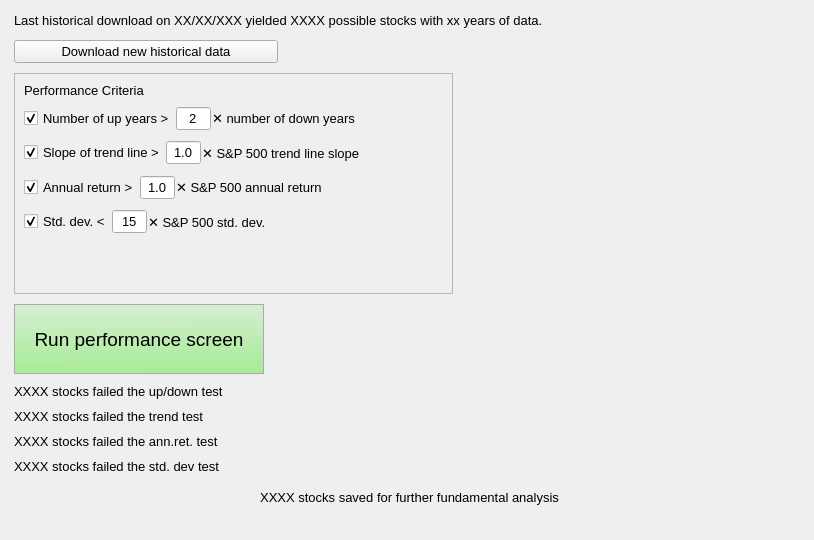
       <widget class="QWidget" name="perfTab">
        <property name="styleSheet">
         <string notr="true">#perfTab {
	background-color: rgb(194, 242, 244);
}
QTabBar::tab {
  background-color: rgb(194, 242, 244);
}</string>
        </property>
        <attribute name="title">
         <string>Performance Screen</string>
        </attribute>
        <widget class="QWidget" name="verticalLayoutWidget_4">
         <property name="geometry">
          <rect>
           <x>14</x>
           <y>10</y>
           <width>791</width>
           <height>521</height>
          </rect>
         </property>
         <layout class="QVBoxLayout" name="verticalLayout_4" stretch="1,1,25,1,1,1,1,1,3,7">
          <property name="spacing">
           <number>10</number>
          </property>
          <item>
           <layout class="QHBoxLayout" name="horizontalLayout1" stretch="0,0">
            <item>
             <widget class="QLabel" name="perfHistLabel">
              <property name="font">
               <font>
                <family>Arial</family>
                <pointsize>10</pointsize>
                <weight>50</weight>
                <italic>false</italic>
                <bold>false</bold>
               </font>
              </property>
              <property name="text">
               <string>Last historical download on XX/XX/XXX yielded XXXX possible stocks with xx years of data.</string>
              </property>
             </widget>
            </item>
            <item>
             <spacer name="horizontalSpacer_8">
              <property name="orientation">
               <enum>Qt::Horizontal</enum>
              </property>
              <property name="sizeHint" stdset="0">
               <size>
                <width>40</width>
                <height>20</height>
               </size>
              </property>
             </spacer>
            </item>
           </layout>
          </item>
          <item>
           <layout class="QHBoxLayout" name="horizontalLayout_2" stretch="6,12">
            <item>
             <widget class="QPushButton" name="downloadNewHist">
              <property name="enabled">
               <bool>true</bool>
              </property>
              <property name="maximumSize">
               <size>
                <width>16777215</width>
                <height>16777215</height>
               </size>
              </property>
              <property name="font">
               <font>
                <family>Arial</family>
                <pointsize>10</pointsize>
                <weight>50</weight>
                <italic>false</italic>
                <bold>false</bold>
               </font>
              </property>
              <property name="styleSheet">
               <string notr="true"/>
              </property>
              <property name="text">
               <string>Download new historical data</string>
              </property>
             </widget>
            </item>
            <item>
             <spacer name="horizontalSpacer">
              <property name="orientation">
               <enum>Qt::Horizontal</enum>
              </property>
              <property name="sizeHint" stdset="0">
               <size>
                <width>40</width>
                <height>20</height>
               </size>
              </property>
             </spacer>
            </item>
           </layout>
          </item>
          <item>
           <layout class="QHBoxLayout" name="horizontalLayout_16" stretch="5,4">
            <item>
             <widget class="QFrame" name="frame">
              <property name="styleSheet">
               <string notr="true"/>
              </property>
              <property name="frameShape">
               <enum>QFrame::StyledPanel</enum>
              </property>
              <property name="frameShadow">
               <enum>QFrame::Raised</enum>
              </property>
              <widget class="QWidget" name="verticalLayoutWidget_3">
               <property name="geometry">
                <rect>
                 <x>10</x>
                 <y>10</y>
                 <width>401</width>
                 <height>153</height>
                </rect>
               </property>
               <layout class="QVBoxLayout" name="verticalLayout_3">
                <item>
                 <widget class="QLabel" name="label_3">
                  <property name="minimumSize">
                   <size>
                    <width>0</width>
                    <height>0</height>
                   </size>
                  </property>
                  <property name="maximumSize">
                   <size>
                    <width>16777215</width>
                    <height>15</height>
                   </size>
                  </property>
                  <property name="font">
                   <font>
                    <family>Arial</family>
                    <pointsize>10</pointsize>
                    <weight>50</weight>
                    <italic>false</italic>
                    <bold>false</bold>
                   </font>
                  </property>
                  <property name="styleSheet">
                   <string notr="true"/>
                  </property>
                  <property name="text">
                   <string>Performance Criteria</string>
                  </property>
                 </widget>
                </item>
                <item>
                 <layout class="QHBoxLayout" name="horizontalLayout_10">
                  <property name="spacing">
                   <number>1</number>
                  </property>
                  <item>
                   <widget class="QCheckBox" name="upDown_checkbox">
                    <property name="font">
                     <font>
                      <family>Arial</family>
                      <pointsize>10</pointsize>
                      <weight>50</weight>
                      <italic>false</italic>
                      <bold>false</bold>
                     </font>
                    </property>
                    <property name="styleSheet">
                     <string notr="true"/>
                    </property>
                    <property name="text">
                     <string>Number of up years &gt;</string>
                    </property>
                    <property name="checked">
                     <bool>true</bool>
                    </property>
                   </widget>
                  </item>
                  <item>
                   <widget class="QLineEdit" name="updown_lineEdit">
                    <property name="maximumSize">
                     <size>
                      <width>35</width>
                      <height>16777215</height>
                     </size>
                    </property>
                    <property name="font">
                     <font>
                      <family>Arial</family>
                      <pointsize>10</pointsize>
                     </font>
                    </property>
                    <property name="styleSheet">
                     <string notr="true"/>
                    </property>
                    <property name="text">
                     <string>2</string>
                    </property>
                    <property name="alignment">
                     <set>Qt::AlignCenter</set>
                    </property>
                   </widget>
                  </item>
                  <item>
                   <widget class="QLabel" name="label_2">
                    <property name="font">
                     <font>
                      <family>Arial</family>
                      <pointsize>10</pointsize>
                     </font>
                    </property>
                    <property name="styleSheet">
                     <string notr="true"/>
                    </property>
                    <property name="text">
                     <string>✕ number of down years</string>
                    </property>
                   </widget>
                  </item>
                  <item>
                   <spacer name="horizontalSpacer_7">
                    <property name="orientation">
                     <enum>Qt::Horizontal</enum>
                    </property>
                    <property name="sizeHint" stdset="0">
                     <size>
                      <width>40</width>
                      <height>20</height>
                     </size>
                    </property>
                   </spacer>
                  </item>
                 </layout>
                </item>
                <item>
                 <layout class="QHBoxLayout" name="horizontalLayout_3">
                  <property name="spacing">
                   <number>1</number>
                  </property>
                  <property name="leftMargin">
                   <number>0</number>
                  </property>
                  <item>
                   <widget class="QCheckBox" name="trend_checkBox">
                    <property name="maximumSize">
                     <size>
                      <width>16777215</width>
                      <height>16777215</height>
                     </size>
                    </property>
                    <property name="font">
                     <font>
                      <family>Arial</family>
                      <pointsize>10</pointsize>
                     </font>
                    </property>
                    <property name="styleSheet">
                     <string notr="true"/>
                    </property>
                    <property name="text">
                     <string>Slope of trend line &gt;</string>
                    </property>
                    <property name="checked">
                     <bool>true</bool>
                    </property>
                   </widget>
                  </item>
                  <item>
                   <widget class="QLineEdit" name="trend_lineEdit">
                    <property name="maximumSize">
                     <size>
                      <width>35</width>
                      <height>16777215</height>
                     </size>
                    </property>
                    <property name="font">
                     <font>
                      <family>Arial</family>
                      <pointsize>10</pointsize>
                     </font>
                    </property>
                    <property name="styleSheet">
                     <string notr="true"/>
                    </property>
                    <property name="text">
                     <string>1.0</string>
                    </property>
                    <property name="alignment">
                     <set>Qt::AlignCenter</set>
                    </property>
                   </widget>
                  </item>
                  <item>
                   <widget class="QLabel" name="label_6">
                    <property name="font">
                     <font>
                      <family>Arial</family>
                      <pointsize>10</pointsize>
                      <weight>50</weight>
                      <italic>false</italic>
                      <bold>false</bold>
                     </font>
                    </property>
                    <property name="styleSheet">
                     <string notr="true"/>
                    </property>
                    <property name="text">
                     <string>✕ S&amp;P 500 trend line slope</string>
                    </property>
                   </widget>
                  </item>
                  <item>
                   <spacer name="horizontalSpacer_2">
                    <property name="orientation">
                     <enum>Qt::Horizontal</enum>
                    </property>
                    <property name="sizeHint" stdset="0">
                     <size>
                      <width>40</width>
                      <height>20</height>
                     </size>
                    </property>
                   </spacer>
                  </item>
                 </layout>
                </item>
                <item>
                 <layout class="QHBoxLayout" name="horizontalLayout_4">
                  <property name="spacing">
                   <number>1</number>
                  </property>
                  <item>
                   <widget class="QCheckBox" name="annRet_checkBox">
                    <property name="font">
                     <font>
                      <family>Arial</family>
                      <pointsize>10</pointsize>
                     </font>
                    </property>
                    <property name="styleSheet">
                     <string notr="true"/>
                    </property>
                    <property name="text">
                     <string>Annual return &gt;</string>
                    </property>
                    <property name="checked">
                     <bool>true</bool>
                    </property>
                   </widget>
                  </item>
                  <item>
                   <widget class="QLineEdit" name="annRet_lineEdit">
                    <property name="maximumSize">
                     <size>
                      <width>35</width>
                      <height>16777215</height>
                     </size>
                    </property>
                    <property name="font">
                     <font>
                      <family>Arial</family>
                      <pointsize>10</pointsize>
                     </font>
                    </property>
                    <property name="styleSheet">
                     <string notr="true"/>
                    </property>
                    <property name="text">
                     <string>1.0</string>
                    </property>
                    <property name="alignment">
                     <set>Qt::AlignCenter</set>
                    </property>
                   </widget>
                  </item>
                  <item>
                   <widget class="QLabel" name="label_8">
                    <property name="font">
                     <font>
                      <family>Arial</family>
                      <pointsize>10</pointsize>
                     </font>
                    </property>
                    <property name="styleSheet">
                     <string notr="true"/>
                    </property>
                    <property name="text">
                     <string>✕ S&amp;P 500 annual return</string>
                    </property>
                   </widget>
                  </item>
                  <item>
                   <spacer name="horizontalSpacer_3">
                    <property name="orientation">
                     <enum>Qt::Horizontal</enum>
                    </property>
                    <property name="sizeHint" stdset="0">
                     <size>
                      <width>40</width>
                      <height>20</height>
                     </size>
                    </property>
                   </spacer>
                  </item>
                 </layout>
                </item>
                <item>
                 <layout class="QHBoxLayout" name="horizontalLayout">
                  <property name="spacing">
                   <number>1</number>
                  </property>
                  <item>
                   <widget class="QCheckBox" name="stddev_checkBox">
                    <property name="font">
                     <font>
                      <family>Arial</family>
                      <pointsize>10</pointsize>
                     </font>
                    </property>
                    <property name="styleSheet">
                     <string notr="true"/>
                    </property>
                    <property name="text">
                     <string>Std. dev. &lt;</string>
                    </property>
                    <property name="checked">
                     <bool>true</bool>
                    </property>
                   </widget>
                  </item>
                  <item>
                   <widget class="QLineEdit" name="stddev_lineEdit">
                    <property name="maximumSize">
                     <size>
                      <width>35</width>
                      <height>16777215</height>
                     </size>
                    </property>
                    <property name="font">
                     <font>
                      <family>Arial</family>
                      <pointsize>10</pointsize>
                     </font>
                    </property>
                    <property name="styleSheet">
                     <string notr="true"/>
                    </property>
                    <property name="text">
                     <string>15</string>
                    </property>
                    <property name="alignment">
                     <set>Qt::AlignCenter</set>
                    </property>
                   </widget>
                  </item>
                  <item>
                   <widget class="QLabel" name="label">
                    <property name="font">
                     <font>
                      <family>Arial</family>
                      <pointsize>10</pointsize>
                     </font>
                    </property>
                    <property name="styleSheet">
                     <string notr="true"/>
                    </property>
                    <property name="text">
                     <string>✕ S&amp;P 500 std. dev.</string>
                    </property>
                   </widget>
                  </item>
                  <item>
                   <spacer name="horizontalSpacer_9">
                    <property name="orientation">
                     <enum>Qt::Horizontal</enum>
                    </property>
                    <property name="sizeHint" stdset="0">
                     <size>
                      <width>40</width>
                      <height>20</height>
                     </size>
                    </property>
                   </spacer>
                  </item>
                 </layout>
                </item>
               </layout>
              </widget>
             </widget>
            </item>
            <item>
             <spacer name="horizontalSpacer_15">
              <property name="orientation">
               <enum>Qt::Horizontal</enum>
              </property>
              <property name="sizeHint" stdset="0">
               <size>
                <width>40</width>
                <height>20</height>
               </size>
              </property>
             </spacer>
            </item>
           </layout>
          </item>
          <item>
           <layout class="QHBoxLayout" name="horizontalLayout_12">
            <item>
             <widget class="QPushButton" name="runPerfScreen">
              <property name="minimumSize">
               <size>
                <width>250</width>
                <height>70</height>
               </size>
              </property>
              <property name="maximumSize">
               <size>
                <width>16777215</width>
                <height>16777215</height>
               </size>
              </property>
              <property name="font">
               <font>
                <family>Arial</family>
                <pointsize>14</pointsize>
                <weight>50</weight>
                <italic>false</italic>
                <bold>false</bold>
               </font>
              </property>
              <property name="styleSheet">
               <string notr="true">#runPerfScreen {
	background-color: qlineargradient(spread:pad, x1:0.468, y1:0.017, x2:0.494022, y2:0.955, stop:0 rgba(211, 238, 209, 255), stop:1 rgba(169, 235, 152, 255));
border: 1px solid #aaaaaa;
}
#runPerfScreen:hover {
	background-color: qlineargradient(spread:pad, x1:0.468, y1:0.017, x2:0.494022, y2:0.955, stop:0 rgba(197, 223, 196, 255), stop:1 rgba(169, 235, 152, 255));
border: 1px solid #aaaaaa;
}
#runPerfScreen:pressed {
	background-color: qlineargradient(spread:pad, x1:0.468, y1:0.017, x2:0.494022, y2:0.955, stop:0 rgba(124, 185, 121, 255), stop:1 rgba(138, 192, 124, 255));
border: 1px solid #aaaaaa;
}</string>
              </property>
              <property name="text">
               <string>Run performance screen</string>
              </property>
             </widget>
            </item>
            <item>
             <spacer name="horizontalSpacer_10">
              <property name="orientation">
               <enum>Qt::Horizontal</enum>
              </property>
              <property name="sizeHint" stdset="0">
               <size>
                <width>40</width>
                <height>20</height>
               </size>
              </property>
             </spacer>
            </item>
           </layout>
          </item>
          <item>
           <widget class="QLabel" name="udFail_label">
            <property name="font">
             <font>
              <family>Arial</family>
              <pointsize>10</pointsize>
              <weight>50</weight>
              <italic>false</italic>
              <bold>false</bold>
             </font>
            </property>
            <property name="styleSheet">
             <string notr="true"/>
            </property>
            <property name="text">
             <string>XXXX stocks failed the up/down test</string>
            </property>
           </widget>
          </item>
          <item>
           <widget class="QLabel" name="trendFail_label">
            <property name="font">
             <font>
              <family>Arial</family>
              <pointsize>10</pointsize>
             </font>
            </property>
            <property name="styleSheet">
             <string notr="true"/>
            </property>
            <property name="text">
             <string>XXXX stocks failed the trend test</string>
            </property>
           </widget>
          </item>
          <item>
           <widget class="QLabel" name="annretFail_label">
            <property name="font">
             <font>
              <family>Arial</family>
              <pointsize>10</pointsize>
             </font>
            </property>
            <property name="styleSheet">
             <string notr="true"/>
            </property>
            <property name="text">
             <string>XXXX stocks failed the ann.ret. test</string>
            </property>
           </widget>
          </item>
          <item>
           <widget class="QLabel" name="stddevFail_label">
            <property name="font">
             <font>
              <family>Arial</family>
              <pointsize>10</pointsize>
             </font>
            </property>
            <property name="styleSheet">
             <string notr="true"/>
            </property>
            <property name="text">
             <string>XXXX stocks failed the std. dev test</string>
            </property>
           </widget>
          </item>
          <item>
           <widget class="QLabel" name="stocksSaved_label">
            <property name="font">
             <font>
              <family>Arial</family>
              <pointsize>10</pointsize>
              <weight>50</weight>
              <italic>false</italic>
              <bold>false</bold>
             </font>
            </property>
            <property name="styleSheet">
             <string notr="true"/>
            </property>
            <property name="text">
             <string>XXXX stocks saved for further fundamental analysis</string>
            </property>
            <property name="alignment">
             <set>Qt::AlignCenter</set>
            </property>
           </widget>
          </item>
          <item>
           <spacer name="verticalSpacer_2">
            <property name="orientation">
             <enum>Qt::Vertical</enum>
            </property>
            <property name="sizeType">
             <enum>QSizePolicy::Fixed</enum>
            </property>
            <property name="sizeHint" stdset="0">
             <size>
              <width>20</width>
              <height>20</height>
             </size>
            </property>
           </spacer>
          </item>
         </layout>
        </widget>
       </widget>
